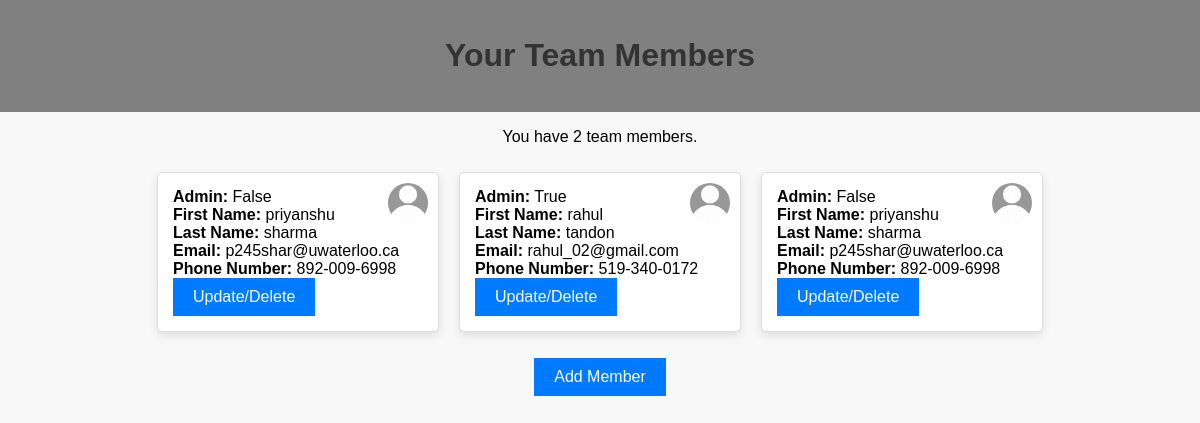
Screenshot of /teams/ (signed in) with the database file from the repository.
### teams/models.py (models this page shows, shortened)
class TeamProfile(models.Model):
    team_id = models.IntegerField(default=-1)
    admin = models.BooleanField(default=False)
    first_name = models.CharField(max_length=200)
    last_name = models.CharField(max_length=200)
    email_id = models.EmailField()
    phone_regex = RegexValidator(regex=r'^\d{10}$', message="Phone number must be exactly 10 digits")
    phone_number = models.CharField(validators=[phone_regex], max_length=10)

### teams/views.py (the view)
# urls.py: 2. Add a URL to urlpatterns:  path('', views.home, name='home')
@login_required(login_url="login/")
def home(request):
    team_members = []
    with transaction.atomic():
        try:
            user_team_profile = TeamProfile.objects.select_for_update().get(email_id=request.user.email)
            print(user_team_profile.team_id)
            if(user_team_profile.team_id != -1):
                team_members = TeamProfile.objects.select_for_update().filter(team_id=user_team_profile.team_id)
            else:
                team_members = [user_team_profile]
        except Exception as e:
            print(e)
            pass
    return render(request, 'teams/list_view.html', {'team_members': team_members})

### teams/templates/teams/list_view.html (shortened to what this page needs)
{% load static %}
<link rel="stylesheet" type="text/css" href="{% static 'teams/list_view.css' %}">
<head>
</head>
<body>
    <header>
        <h1>Your Team Members</h1>
    </header>
    <main>
        {% if team_members %}
        <p>You have {{ team_members|length|add:"-1"  }} team members.</p>
        <ul>
            {% for member in team_members %}
            <li>
                <img src="{% static 'teams/user_icon.jpeg' %}" alt="User Icon">
                <strong>Admin:</strong> {{ member.admin }}<br>
                <strong>First Name:</strong> {{ member.first_name }}<br>
                <strong>Last Name:</strong> {{ member.last_name }}<br>
                <strong>Email:</strong> {{ member.email_id }}<br>
                <strong>Phone Number:</strong> {{ member.phone_number|slice:"0:3" }}-{{ member.phone_number|slice:"3:6" }}-{{ member.phone_number|slice:"6:10" }}<br>
                <button onclick="redirectToProfile('{{ member.id }}')">Update/Delete</button>
            </li>
            {% endfor %}
        </ul>
        {% else %}
        <p>No team members found.</p>
        {% endif %}
        <a href="{% url 'teams:add_member' %}">
            <button>Add Member</button>
        </a>
    </main>
</body>

### teams/static/teams/list_view.css (style rules this page uses)
body { font-family: 'Arial', sans-serif; background-color: #f8f8f8; margin: 0; padding: 0; text-align: center; }
header { background-color: gray; color: #fff; padding: 1em; }
h1 { color: #333; }
ul { list-style-type: none; padding: 0; display: flex; flex-wrap: wrap; justify-content: center; }
li { margin: 10px; padding: 15px; border: 1px solid #ddd; border-radius: 5px; box-shadow: 0 4px 8px rgba(0, 0, 0, 0.1); background-color: #fff; text-align: left; width: 250px; position: relative; }
img { position: absolute; top: 10px; right: 10px; width: 40px; height: 40px; border-radius: 50%; }
a { text-decoration: none; color: #007BFF; }
button { background-color: #007BFF; color: #fff; padding: 10px 20px; border: none; cursor: pointer; font-size: 16px; }

### rows the page displays
TeamProfile: admin "False", first_name "priyanshu", last_name "sharma", email_id "p245shar@uwaterloo.ca", phone_number "892", phone_number "009", phone_number "6998"
TeamProfile: admin "True", first_name "rahul", last_name "tandon", email_id "rahul_02@gmail.com", phone_number "519", phone_number "340", phone_number "0172"
TeamProfile: admin "False", first_name "priyanshu", last_name "sharma", email_id "p245shar@uwaterloo.ca", phone_number "892", phone_number "009", phone_number "6998"

### other values shown
{{ team_members|length|add:"-1" }} "2"
